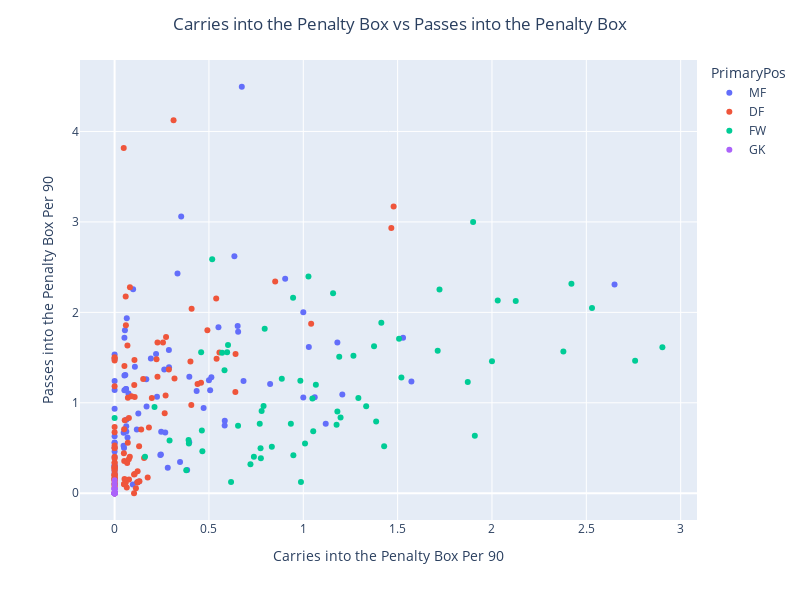

Notebook cell for this chart:
### Code cell
displayDf = qualifyingPlayers.rename(columns={'CPAPer90': 'Box Carries Per 90', 'AllPassPAPer90': 'Box Passes Per 90', 'SquadPoss': 'Squad Possession %'})
fig = px.scatter(displayDf, x='Box Carries Per 90', y='Box Passes Per 90', color='PrimaryPos', hover_name='Player')

fig.update_layout(hovermode='closest', width=800, height=600, xaxis_title='Carries into the Penalty Box Per 90', yaxis_title='Passes into the Penalty Box Per 90', title='Carries into the Penalty Box vs Passes into the Penalty Box', title_x=0.5)

fig.show()

### Figure 1 — Plotly figure (JSON) as saved in the notebook; plotly's stock layout.template omitted (floating-point values rounded to 4 significant figures)
{"data": [{"hovertemplate": "<b>%{hovertext}</b><br><br>PrimaryPos=MF<br>Box Carries Per 90=%{x}<br>Box Passes Per 90=%{y}<extra></extra>", "hovertext": ["Brenden Aaronson", "Tyler Adams", "Marc Roca", "Joe Aribo", "Stuart Armstrong", "Ibrahima Diallo", "Mohamed Elyounoussi", "Roméo Lavia", "James Ward-Prowse", "João Palhinha", "Andreas Pereira", "Harrison Reed", "João Moutinho", "Rúben Neves", "Matheus Nunes", "Josh Dasilva", "Vitaly Janelt", "Mathias Jensen", "Christian Nørgaard", "Kevin De Bruyne", "İlkay Gündoğan", "Rodri", "Bernardo Silva", "Thiago Alcántara", "Harvey Elliott", "Fabinho", "Jordan Henderson", "Bruno Guimarães", "Joelinton", "Sean Longstaff", "Joe Willock", "Harvey Barnes", "Kiernan Dewsbury-Hall", "James Maddison", "Wilfred Ndidi", "Boubakary Soumaré", "Youri Tielemans", "Cheick Doucouré", "Eberechi Eze", "Michael Olise", "Jeffrey Schlupp", "Jaidon Anthony", "Philip Billing", "Ryan Christie", "Lewis Cook", "Jefferson Lerma", "Marcus Tavernier", "Lucas Paquetá", "Declan Rice", "Tomáš Souček", "Casemiro", "Christian Eriksen", "Bruno Fernandes", "Fred", "Scott McTominay", "Conor Gallagher", "Mateo Kovačić", "Ruben Loftus-Cheek", "Mason Mount", "Remo Freuler", "Cheikhou Kouyaté", "Orel Mangala", "Ryan Yates", "Emi Buendía", "Philippe Coutinho", "Boubacar Kamara", "Douglas Luiz", "John McGinn", "Jacob Ramsey", "Rodrigo Bentancur", "Yves Bissouma", "Son Heung-min", "Pierre Højbjerg", "Dejan Kulusevski", "Moisés Caicedo", "Pascal Groß", "Adam Lallana", "Alexis Mac Allister", "Idrissa Gana Gueye", "Alex Iwobi", "Amadou Onana", "Jorginho", "Thomas Partey", "Granit Xhaka", "Martin Ødegaard"], "legendgroup": "MF", "marker": {"color": "#636efa", "symbol": "circle"}, "mode": "markers", "name": "MF", "orientation": "v", "showlegend": true, "type": "scatter", "x": [0.3955, 0, 0.2469, 0.5833, 0.3529, 0, 0.5128, 0, 0, 0.09662, 0.396, 0.05208, 0, 0.05, 0.2685, 0.5505, 0, 0.05682, 0, 0.6742, 0.2878, 0.05181, 1.529, 0, 0.6349, 0, 0.09804, 0.06452, 0.2247, 0.1695, 1.207, 1.573, 0.6832, 1.061, 0, 0, 0.05464, 0, 1, 1.181, 0.3468, 1, 0.2454, 0.4348, 0.06061, 0.04785, 1.119, 0.1681, 0.04762, 0, 0, 0.06061, 0.3333, 0.1176, 0.119, 0.6522, 0.1075, 0.4717, 0.6548, 0, 0.3846, 0.2817, 0.129, 1.029, 0.5063, 0, 0.1258, 0.07353, 0.5839, 0.0625, 0, 0.8242, 0.2885, 2.65, 0.2198, 0.05208, 0.5, 0.06173, 0, 0.1923, 0.2424, 0.06849, 0.06211, 0.2632, 0.904], "xaxis": "x", "y": [0.565, 0.6316, 0.679, 0.75, 3.059, 0.2532, 1.282, 0.5618, 1.143, 0.09662, 1.287, 1.302, 1.533, 0.5, 0.6711, 1.835, 0.9333, 1.307, 0.3093, 4.494, 1.583, 1.14, 1.72, 1.484, 2.619, 0.5036, 2.255, 1.935, 1.067, 0.9605, 1.092, 1.236, 1.242, 1.061, 0, 0.1075, 1.803, 0.289, 1.059, 1.667, 0.3468, 2, 0.4294, 1.13, 1.152, 0.6699, 0.7692, 1.261, 0.5238, 0.4, 1.241, 1.152, 2.429, 0.7059, 0.119, 1.848, 1.398, 0.9434, 1.786, 0.4605, 0.2564, 0.2817, 0.129, 1.618, 1.139, 0.3008, 0.8805, 1.103, 0.8029, 0.8125, 0.5556, 1.209, 1.394, 2.308, 1.538, 1.719, 1.25, 0.7407, 0.2206, 1.49, 0.4242, 0.6164, 0.6832, 1.368, 2.373], "yaxis": "y"}, {"hovertemplate": "<b>%{hovertext}</b><br><br>PrimaryPos=DF<br>Box Carries Per 90=%{x}<br>Box Passes Per 90=%{y}<extra></extra>", "hovertext": ["Luke Ayling", "Liam Cooper", "Robin Koch", "Diego Llorente", "Rasmus Nissen", "Pascal Struijk", "Armel Bella Kotchap", "Duje Ćaleta-Car", "Lyanco", "Romain Perraud", "Mohammed Salisu", "Kyle Walker-Peters", "Tosin Adarabioyo", "Issa Diop", "Tim Ream", "Antonee Robinson", "Kenny Tete", "Rayan Aït Nouri", "Hugo Bueno", "Jonny Castro", "Nathan Collins", "Max Kilman", "Nélson Semedo", "Kristoffer Ajer", "Rico Henry", "Aaron Hickey", "Mathias Jørgensen", "Ben Mee", "Ethan Pinnock", "Mads Roerslev", "Manuel Akanji", "Nathan Aké", "João Cancelo", "Rúben Dias", "John Stones", "Kyle Walker", "Trent Alexander-Arnold", "Joe Gomez", "Joël Matip", "Andrew Robertson", "Virgil van Dijk", "Sven Botman", "Dan Burn", "Fabian Schär", "Kieran Trippier", "Daniel Amartey", "Timothy Castagne", "Jonny Evans", "Wout Faes", "James Justin", "Luke Thomas", "Joachim Andersen", "Nathaniel Clyne", "Marc Guéhi", "Tyrick Mitchell", "Joel Ward", "Lloyd Kelly", "Chris Mepham", "Marcos Senesi", "Adam Smith", "Jordan Zemura", "Vladimír Coufal", "Aaron Cresswell", "Craig Dawson", "Thilo Kehrer", "Kurt Zouma", "Diogo Dalot", "Tyrell Malacia", "Lisandro Martínez", "Luke Shaw", "Raphaël Varane", "César Azpilicueta", "Trevoh Chalobah", "Marc Cucurella", "Reece James", "Kalidou Koulibaly", "Thiago Silva", "Serge Aurier", "Steve Cook", "Renan Lodi", "Scott McKenna", "Neco Williams", "Joe Worrall", "Matty Cash", "Lucas Digne", "Ezri Konsa", "Tyrone Mings", "Ashley Young", "Ben Davies", "Eric Dier", "Matt Doherty", "Emerson", "Clément Lenglet", "Ivan Perišić", "Cristian Romero", "Ryan Sessegnon", "Lewis Dunk", "Pervis Estupiñán", "Joël Veltman", "Adam Webster", "Conor Coady", "Séamus Coleman", "Vitaliy Mykolenko", "Nathan Patterson", "James Tarkowski", "Gabriel Dos Santos", "William Saliba", "Ben White", "Oleksandr Zinchenko"], "legendgroup": "DF", "marker": {"color": "#EF553B", "symbol": "circle"}, "mode": "markers", "name": "DF", "orientation": "v", "showlegend": true, "type": "scatter", "x": [0.2564, 0, 0, 0, 0.3175, 0.05376, 0.1754, 0, 0.1316, 0.4065, 0, 0.641, 0, 0, 0, 0.4918, 0.06803, 1.042, 0.4396, 0.2655, 0.122, 0, 0.07576, 0, 0.402, 0, 0, 0.1031, 0, 0.1064, 0, 0.1562, 1.479, 0.1031, 0.07634, 0, 0.3125, 0, 0.1408, 0.4082, 0.1212, 0.113, 0.05102, 0.05051, 0.04831, 0, 0.1042, 0, 0, 0.2878, 0.1299, 0.122, 0.08065, 0, 0.1974, 0, 0, 0.05917, 0, 0.05208, 0.64, 0, 0.05882, 0, 0.06452, 0, 0.8511, 0.1064, 0, 0.05988, 0, 0, 0, 0.07042, 0.5405, 0, 0, 0, 0, 0.08929, 0, 0.2222, 0, 0.2273, 0.0813, 0, 0.05263, 0.2273, 0.06667, 0.04926, 0.2703, 0.458, 0, 1.467, 0.07519, 0.5556, 0, 0.5385, 0.06993, 0, 0, 0.1053, 0.1515, 0.1818, 0, 0.05, 0.05051, 0, 0.2727], "xaxis": "x", "y": [1.667, 0, 0.1538, 0, 1.27, 0.8065, 0.1754, 0, 0.1316, 0.9756, 0.5, 1.538, 0.1639, 0.1709, 0, 1.803, 1.633, 1.875, 1.209, 0.885, 0.122, 0.1905, 0.8333, 0.2667, 1.457, 0.7317, 0, 0.2062, 0, 1.064, 0.1399, 0.3906, 3.169, 0, 0.1527, 0.3409, 4.125, 0.1626, 0.7042, 2.041, 0.1212, 0.0565, 0.3571, 0.7071, 3.816, 0.06579, 1.198, 0.1111, 0.3333, 1.367, 0.5195, 0.2439, 0.4032, 0, 1.053, 0.2778, 0.5, 0.1183, 0.1961, 1.406, 1.12, 1.504, 2.176, 0, 0.06452, 0.1408, 2.34, 0.2128, 0.2874, 1.856, 0.2083, 1.491, 0.09259, 1.056, 1.486, 0.4032, 0.5291, 1.182, 0.283, 1.071, 0.2469, 1.481, 0.1538, 1.667, 2.276, 0.3015, 0.1579, 1.288, 0.3333, 0.4433, 1.081, 1.221, 0.6731, 2.933, 0.3759, 1.556, 0.2, 2.154, 0.5594, 0.3846, 0.2116, 1.474, 1.263, 0.7273, 0.09524, 0.1, 0.101, 1.469, 1.727], "yaxis": "y"}, {"hovertemplate": "<b>%{hovertext}</b><br><br>PrimaryPos=FW<br>Box Carries Per 90=%{x}<br>Box Passes Per 90=%{y}<extra></extra>", "hovertext": ["Degnand Gnonto", "Jack Harrison", "Rodrigo", "Crysencio Summerville", "Che Adams", "Adam Armstrong", "Neeskens Kebano", "Aleksandar Mitrović", "Bobby Reid", "Willian", "Morgan Gibbs-White", "Gonçalo Guedes", "Hwang Hee-chan", "Daniel Podence", "Adama Traoré", "Bryan Mbeumo", "Ivan Toney", "Yoane Wissa", "Phil Foden", "Jack Grealish", "Erling Haaland", "Riyad Mahrez", "Roberto Firmino", "Darwin Núñez", "Mohamed Salah", "Miguel Almirón", "Anthony Gordon", "Callum Wilson", "Patson Daka", "Jamie Vardy", "Jordan Ayew", "Odsonne Édouard", "Wilfried Zaha", "Kieffer Moore", "Dominic Solanke", "Michail Antonio", "Saïd Benrahma", "Jarrod Bowen", "Pablo Fornals", "Danny Ings", "Gianluca Scamacca", "Antony", "Marcus Rashford", "Jadon Sancho", "Kai Havertz", "Raheem Sterling", "Taiwo Awoniyi", "Brennan Johnson", "Jesse Lingard", "Leon Bailey", "Ollie Watkins", "Harry Kane", "Solly March", "Kaoru Mitoma", "Danny Welbeck", "Dominic Calvert-Lewin", "Demarai Gray", "Neal Maupay", "Dwight McNeil", "Gabriel Jesus", "Martinelli", "Eddie Nketiah", "Bukayo Saka", "Leandro Trossard"], "legendgroup": "FW", "marker": {"color": "#00cc96", "symbol": "circle"}, "mode": "markers", "name": "FW", "orientation": "v", "showlegend": true, "type": "scatter", "x": [1.375, 0.9459, 1.181, 1.067, 0.4624, 0.7895, 1.266, 0.4651, 0.5699, 1.19, 0.6011, 0.8861, 0.7792, 1.027, 1.158, 0.7955, 0.2116, 0.3922, 0.5172, 2.759, 0.9341, 1.9, 0.5825, 1.909, 2.03, 0.9845, 1.048, 0.72, 0.7692, 0.7752, 0.8333, 1.176, 2, 0.1613, 0.7383, 1.009, 1.52, 1.292, 0.6542, 0.9474, 0.2913, 1.386, 1.508, 2.53, 1.198, 2.126, 0.6173, 1.053, 0, 1.712, 0.7735, 0.5963, 1.414, 2.903, 0.3937, 0.9877, 1.872, 0.3797, 0.4587, 1.333, 2.378, 1.429, 2.421, 1.722], "xaxis": "x", "y": [1.625, 2.162, 0.9028, 1.2, 0.6936, 0.9649, 1.519, 0.4651, 1.554, 1.508, 1.639, 1.266, 0.9091, 2.397, 2.211, 1.818, 0.9524, 0.5882, 2.586, 1.466, 0.7692, 3, 1.359, 0.6364, 2.132, 1.244, 1.048, 0.32, 0.7692, 0.3876, 0.5128, 0.7563, 1.459, 0.4032, 0.4027, 0.5505, 1.28, 1.053, 0.7477, 0.4211, 0.5825, 0.7921, 1.709, 2.048, 0.8383, 2.126, 0.1235, 0.6842, 0.8333, 1.575, 0.4972, 1.56, 1.885, 1.613, 0.5512, 0.1235, 1.23, 0.2532, 1.56, 0.963, 1.568, 0.5195, 2.316, 2.252], "yaxis": "y"}, {"hovertemplate": "<b>%{hovertext}</b><br><br>PrimaryPos=GK<br>Box Carries Per 90=%{x}<br>Box Passes Per 90=%{y}<extra></extra>", "hovertext": ["Illan Meslier", "Gavin Bazunu", "Bernd Leno", "José Sá", "David Raya", "Ederson", "Alisson", "Nick Pope", "Danny Ward", "Vicente Guaita", "Neto", "Mark Travers", "Łukasz Fabiański", "David de Gea", "Kepa Arrizabalaga", "Edouard Mendy", "Dean Henderson", "Emiliano Martínez", "Hugo Lloris", "Robert Sánchez", "Jordan Pickford", "Aaron Ramsdale"], "legendgroup": "GK", "marker": {"color": "#ab63fa", "symbol": "circle"}, "mode": "markers", "name": "GK", "orientation": "v", "showlegend": true, "type": "scatter", "x": [0, 0, 0, 0, 0, 0, 0, 0, 0, 0, 0, 0, 0, 0, 0, 0, 0, 0, 0, 0, 0, 0], "xaxis": "x", "y": [0.04762, 0.04762, 0, 0, 0.1429, 0, 0, 0, 0, 0, 0, 0, 0, 0.04545, 0, 0, 0.05556, 0, 0, 0, 0.05, 0.1], "yaxis": "y"}], "layout": {"height": 600, "hovermode": "closest", "legend": {"title": {"text": "PrimaryPos"}, "tracegroupgap": 0}, "margin": {"t": 60}, "title": {"text": "Carries into the Penalty Box vs Passes into the Penalty Box", "x": 0.5}, "width": 800, "xaxis": {"anchor": "y", "domain": [0, 1], "title": {"text": "Carries into the Penalty Box Per 90"}}, "yaxis": {"anchor": "x", "domain": [0, 1], "title": {"text": "Passes into the Penalty Box Per 90"}}}}
